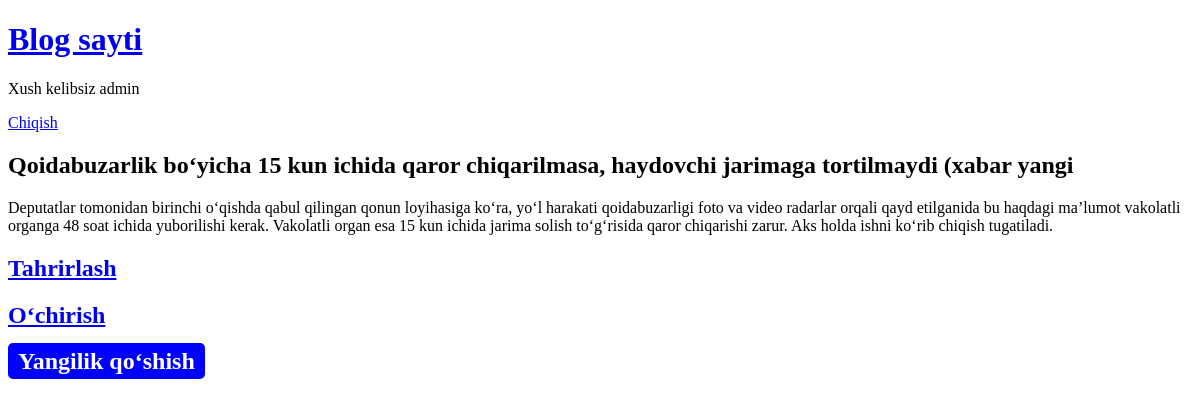
Screenshot of /post/3 (signed in) with the database file from the repository.
### news/models.py (models this page shows, shortened)
class News(models.Model):
    title = models.CharField(max_length=100)
    text = models.TextField()
    author = models.ForeignKey(
    'auth.User',
    on_delete=models.CASCADE)

### news/views.py (the view)
# urls.py: path('post/<int:pk>', PostDetail.as_view(), name='detail_page'),
class PostDetail(DetailView):
    model = News
    template_name = 'detail.html' #This is a class based view
    context_object_name = 'post' #This is a class based view

### templates/detail.html
{% extends "base.html" %} {% block content %}
<div class="post-entry">
    <h2>{{ post.title }}</h2>
    <p>{{ post.text }}</p>
    <h2><a href="{% url 'edit_post' post.pk %}"> Tahrirlash </h2>
        <h2><a href="{% url 'delete_post' post.pk %}"> O‘chirish </h2>
</div>
{% endblock content %}

### templates/base.html (shortened to what this page needs)
{%load static%}
<!DOCTYPE html>
<html>
    <head>
        <link rel="stylesheet" href="{% static 'css/base.css' %}" />
    </head>
    <body>
        <h1>
            <a href="{% url 'news' %}">Blog sayti</a>
        </h1>
        {% if user.is_authenticated %}
            <p>Xush kelibsiz {{user.username}}</p>
            <a href="{% url 'logout' %}">Chiqish</a>
        {% else %}
            <a href="{% url 'login' %}">Kirish</a> &nbsp;&nbsp;&nbsp;
            <a href="{% url 'signup' %}">Ro‘yhatdan o‘tish</a>
        {% endif %}
        {% block content %} {% endblock content %}
        <div>
            <h2>
                <a
                    style="
                        text-decoration: none;
                        background: blue;
                        border-radius: 5px;
                        padding: 5px 10px;
                        color: white;
                    "
                    href="{% url 'newpost' %}"
                    >Yangilik qo‘shish</a
                >
            </h2>
        </div>
    </body>
</html>

### rows the page displays
News: title "Qoidabuzarlik bo‘yicha 15 kun ichida qaror chiqarilmasa, haydovchi jarimaga tortilmaydi (xabar yangi", text "Deputatlar tomonidan birinchi o‘qishda qabul qilingan qonun loyihasiga ko‘ra, yo‘l harakati qoidabuzarligi foto va video radarlar orqali qayd etilganida bu haqdagi ma’lumot vakolatli organga 48 soat ichida yuborilishi kerak. Vakolatli organ esa 15 kun ichida jarima solish to‘g‘risida qaror chiqarishi zarur. Aks holda ishni ko‘rib chiqish tugatiladi."

### other values shown
{{ user.username }} "admin"
